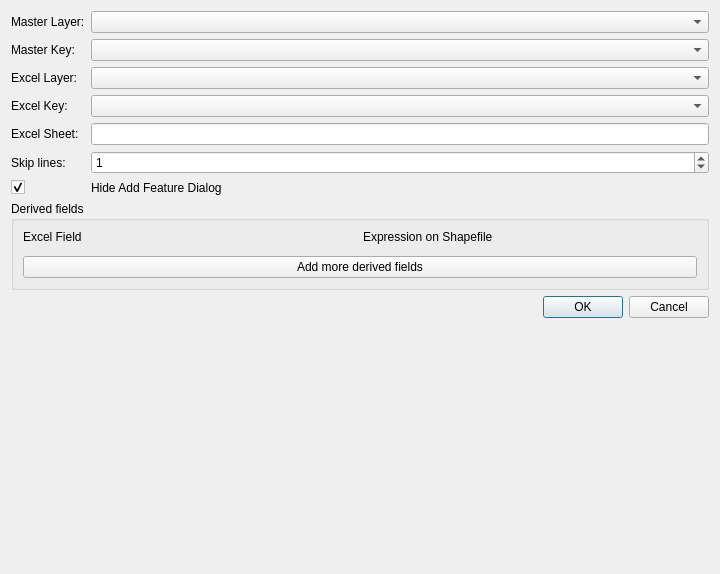
<?xml version="1.0" encoding="UTF-8"?>
<ui version="4.0">
 <class>qgis_excel_syncDialogBase</class>
 <widget class="QDialog" name="qgis_excel_syncDialogBase">
  <property name="geometry">
   <rect>
    <x>0</x>
    <y>0</y>
    <width>720</width>
    <height>574</height>
   </rect>
  </property>
  <property name="windowTitle">
   <string>ShpSync</string>
  </property>
  <layout class="QFormLayout" name="formLayout_2">
   <property name="fieldGrowthPolicy">
    <enum>QFormLayout::AllNonFixedFieldsGrow</enum>
   </property>
   <item row="0" column="0">
    <widget class="QLabel" name="label">
     <property name="text">
      <string>Master Layer:</string>
     </property>
    </widget>
   </item>
   <item row="0" column="1">
    <widget class="QComboBox" name="comboBox_master"/>
   </item>
   <item row="1" column="0">
    <widget class="QLabel" name="label_2">
     <property name="text">
      <string>Master Key:</string>
     </property>
    </widget>
   </item>
   <item row="1" column="1">
    <widget class="QComboBox" name="comboBox_master_key"/>
   </item>
   <item row="2" column="0">
    <widget class="QLabel" name="label_3">
     <property name="text">
      <string>Excel Layer:</string>
     </property>
    </widget>
   </item>
   <item row="2" column="1">
    <widget class="QComboBox" name="comboBox_slave"/>
   </item>
   <item row="3" column="0">
    <widget class="QLabel" name="label_4">
     <property name="text">
      <string>Excel Key:</string>
     </property>
    </widget>
   </item>
   <item row="3" column="1">
    <widget class="QComboBox" name="comboBox_slave_key"/>
   </item>
   <item row="4" column="0">
    <widget class="QLabel" name="label_5">
     <property name="text">
      <string>Excel Sheet:</string>
     </property>
    </widget>
   </item>
   <item row="4" column="1">
    <widget class="QLineEdit" name="lineEdit_sheetName"/>
   </item>
   <item row="5" column="0">
    <widget class="QLabel" name="label_6">
     <property name="text">
      <string>Skip lines:</string>
     </property>
    </widget>
   </item>
   <item row="5" column="1">
    <widget class="QSpinBox" name="spinBox">
     <property name="value">
      <number>1</number>
     </property>
    </widget>
   </item>
   <item row="7" column="0" colspan="2">
    <widget class="QGroupBox" name="groupBox">
     <property name="title">
      <string>Derived fields</string>
     </property>
     <layout class="QFormLayout" name="formLayout_3">
      <property name="fieldGrowthPolicy">
       <enum>QFormLayout::AllNonFixedFieldsGrow</enum>
      </property>
      <item row="3" column="0" colspan="2">
       <widget class="QPushButton" name="pushButton">
        <property name="text">
         <string>Add more derived fields</string>
        </property>
       </widget>
      </item>
      <item row="2" column="0" colspan="2">
       <layout class="QVBoxLayout" name="verticalLayout"/>
      </item>
      <item row="0" column="0" colspan="2">
       <layout class="QHBoxLayout" name="horizontalLayout">
        <item>
         <widget class="QLabel" name="label_7">
          <property name="text">
           <string>Excel Field</string>
          </property>
         </widget>
        </item>
        <item>
         <widget class="QLabel" name="label_8">
          <property name="text">
           <string>Expression on Shapefile</string>
          </property>
         </widget>
        </item>
       </layout>
      </item>
     </layout>
    </widget>
   </item>
   <item row="8" column="0" colspan="2">
    <widget class="QDialogButtonBox" name="buttonBox">
     <property name="standardButtons">
      <set>QDialogButtonBox::Cancel|QDialogButtonBox::Ok</set>
     </property>
    </widget>
   </item>
   <item row="6" column="0">
    <widget class="QCheckBox" name="checkBox">
     <property name="text">
      <string/>
     </property>
     <property name="checked">
      <bool>true</bool>
     </property>
    </widget>
   </item>
   <item row="6" column="1">
    <widget class="QLabel" name="label_9">
     <property name="text">
      <string>Hide Add Feature Dialog</string>
     </property>
    </widget>
   </item>
  </layout>
 </widget>
 <resources/>
 <connections/>
</ui>
